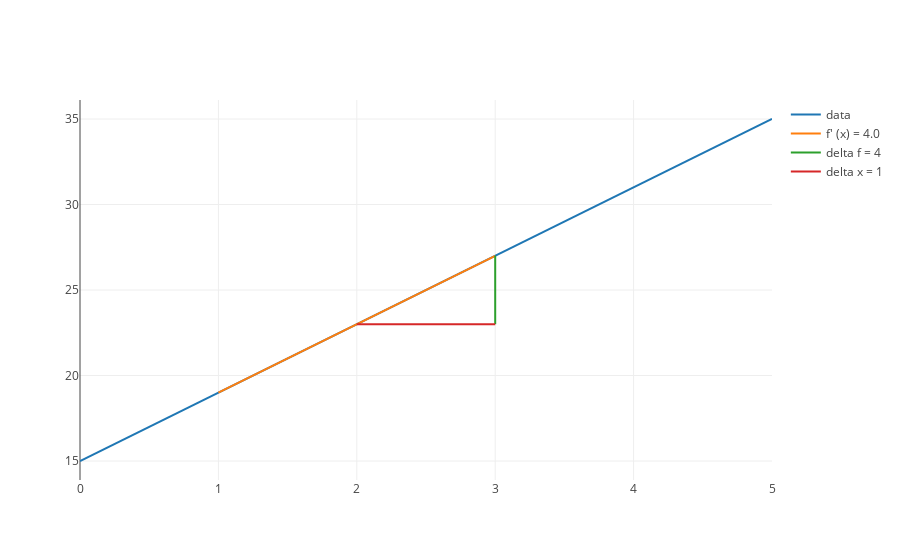

Source (notebook cell):
### Markdown cell above
Below we can plot our trace of the function as well

### Code cell
delta_x = 1

# derivative_traces(list_of_terms, x_value, line_length = 4, delta_x = .01)
three_x_plus_tangents = delta_traces(four_x_plus_fifteen, 2, line_length= 2*1, delta_x = delta_x)
# {'x': [1.5, 2, 2.5], 'y': [2.0, 4, 6.0]}
plot([four_x_plus_fifteen_trace, *three_x_plus_tangents])

### Figure 1 — Plotly figure (JSON) as saved in the notebook; plotly's stock layout.template omitted (floating-point values rounded to 4 significant figures)
{"data": [{"mode": "lines", "name": "data", "text": [], "type": "scatter", "uid": "046093dc-e6a4-470d-b8ec-d582e74d489d", "x": [0, 1, 2, 3, 4, 5], "y": [15, 19, 23, 27, 31, 35]}, {"mode": "lines", "name": "f' (x) = 4.0", "text": [], "type": "scatter", "uid": "ec125bef-dd2a-43aa-94e6-f42470216fbb", "x": [1, 2, 3], "y": [19, 23, 27]}, {"mode": "lines", "name": "delta f = 4", "text": [], "type": "scatter", "uid": "06060d50-d3df-4456-bc47-dc63152449f8", "x": [3, 3], "y": [23, 27]}, {"mode": "lines", "name": "delta x = 1", "text": [], "type": "scatter", "uid": "26f4546b-6567-4bac-b4e3-15e7828d7529", "x": [2, 3], "y": [23, 23]}], "layout": {}}
